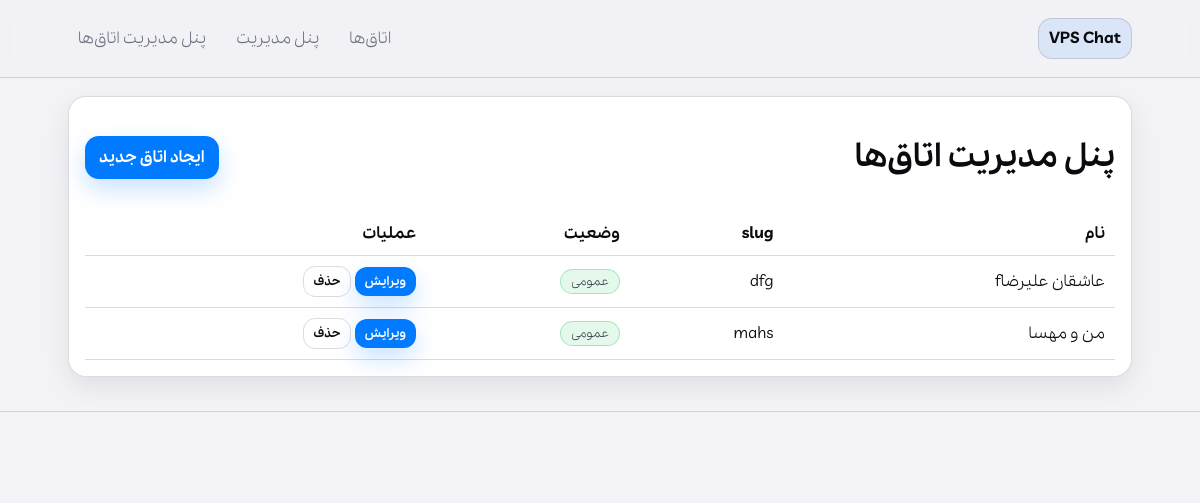
Page /manage/rooms/ (signed in) on the committed database.
### chat/models.py (models this page shows, shortened)
class Room(models.Model):
    name = models.CharField(max_length=120, unique=True)
    slug = models.SlugField(max_length=140, unique=True, validators=[slug_validator])
    is_protected = models.BooleanField(default=False)
    password_hash = models.CharField(max_length=256, blank=True, null=True)
    created_at = models.DateTimeField(default=timezone.now)
    class Meta:
        ordering = ["name"]

### chat/views.py (the view)
# urls.py: path("manage/rooms/", views.manage_rooms, name="manage_rooms"),
@staff_member_required
def manage_rooms(request: HttpRequest) -> HttpResponse:
    rooms = Room.objects.all()
    return render(request, "chat/manage/rooms_list.html", {"rooms": rooms})

### chat/context_processors.py (called while the page is built)
def site_settings(request):
    return {
        "SITE_NAME": getattr(settings, "SITE_NAME", "Chat"),
        "ENABLE_FILE_UPLOAD": getattr(settings, "ENABLE_FILE_UPLOAD", True),
    }

### templates/chat/manage/rooms_list.html (shortened to what this page needs)
{% extends 'chat/base.html' %}
{% block content %}
  <div class="card">
    <div class="row between">
      <h1>پنل مدیریت اتاق‌ها</h1>
      <a class="btn" href="{% url 'chat:manage_room_create' %}">ایجاد اتاق جدید</a>
    </div>
    <table class="table">
      <thead>
        <tr>
          <th>نام</th>
          <th>slug</th>
          <th>وضعیت</th>
          <th>عملیات</th>
        </tr>
      </thead>
      <tbody>
      {% for room in rooms %}
        <tr>
          <td>{{ room.name }}</td>
          <td>{{ room.slug }}</td>
          <td>{% if room.is_protected %}<span class="badge">رمزدار</span>{% else %}<span class="badge ok">عمومی</span>{% endif %}</td>
          <td>
            <a class="btn small" href="{% url 'chat:manage_room_edit' room.id %}">ویرایش</a>
            <a class="btn ghost small" href="{% url 'chat:manage_room_delete' room.id %}">حذف</a>
          </td>
        </tr>
      {% empty %}
        <tr><td colspan="4" class="muted">هیچ اتاقی وجود ندارد.</td></tr>
      {% endfor %}
      </tbody>
    </table>
  </div>
{% endblock %}

### static/css/style.css (style rules this page uses)
:root { --bg:#f2f2f7; --card:#ffffff; --text:#0b0b0f; --muted:#6b7280; --border: rgba(60,60,67,.18); --shadow: 0 10px 26px rgba(0,0,0,.08); --accent:#007aff; --accent2:#34c759; --accent3:#ffcc00; --ok:#34c759; --bubble-other:#e5e5ea; --bubble-me:#007aff; }
* { box-sizing:border-box }
html,body { height:100% }
body { margin:0; font-family: "Pelak", "Vazirmatn", system-ui, -apple-system, Segoe UI, Roboto, Arial, sans-serif; background: var(--bg); color:var(--text); }
a { color:inherit; text-decoration:none }
.row { display:flex; align-items:center }
.row.between { justify-content:space-between }
.card { background: var(--card); border:1px solid var(--border); border-radius:18px; padding:16px; box-shadow: var(--shadow); }
.small { font-size:12px }
.btn { border:none; background: var(--accent); color: white; padding:10px 14px; border-radius:14px; font-weight:800; cursor:pointer; display:inline-flex; align-items:center; gap:8px; box-shadow: 0 10px 24px rgba(0,122,255,.22); }
.btn.ghost { background: transparent; border:1px solid var(--border); color: var(--text); box-shadow:none; }
.btn.small { padding:6px 10px; border-radius:12px; font-size:12px; font-weight:800 }
.badge { display:inline-flex; align-items:center; justify-content:center; padding:3px 10px; border-radius:999px; border:1px solid rgba(20,24,36,.14); color: rgba(20,24,36,.80); font-size:12px; }
.badge.ok { border-color: rgba(34,197,94,.35); background: rgba(34,197,94,.12) }
.table { width:100%; border-collapse: collapse; margin-top:10px }
.table th,.table td { padding:10px; border-bottom:1px solid var(--border); text-align:right }

### rows in the picture
Room: name "عاشقان علیرضاf", slug "dfg", is_protected "عمومی"
Room: name "من و مهسا", slug "mahs", is_protected "عمومی"

### other values in the picture
{{ SITE_NAME }} "VPS Chat"
